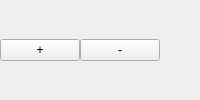
<?xml version="1.0" encoding="UTF-8"?>
<ui version="4.0">
 <class>SystemComponentInputItemView</class>
 <widget class="QWidget" name="SystemComponentInputItemView">
  <layout class="QHBoxLayout" name="layout">
   <property name="spacing">
    <number>0</number>
   </property>
   <property name="leftMargin">
    <number>0</number>
   </property>
   <property name="topMargin">
    <number>0</number>
   </property>
   <property name="rightMargin">
    <number>8</number>
   </property>
   <property name="bottomMargin">
    <number>0</number>
   </property>
   <item>
    <widget class="QPushButton" name="add">
     <property name="toolTip">
      <string>Add Connection</string>
     </property>
     <property name="text">
      <string>+</string>
     </property>
     <property name="checkable">
      <bool>true</bool>
     </property>
    </widget>
   </item>
   <item>
    <widget class="QPushButton" name="remove">
     <property name="toolTip">
      <string>Remove All Connections</string>
     </property>
     <property name="text">
      <string>-</string>
     </property>
    </widget>
   </item>
   <item>
    <spacer name="spacer">
     <property name="orientation">
      <enum>Qt::Horizontal</enum>
     </property>
     <property name="sizeType">
      <enum>QSizePolicy::Fixed</enum>
     </property>
     <property name="sizeHint" stdset="0">
      <size>
       <width>4</width>
       <height>0</height>
      </size>
     </property>
    </spacer>
   </item>
   <item>
    <widget class="QLabel" name="title">
     <property name="sizePolicy">
      <sizepolicy hsizetype="Expanding" vsizetype="Preferred">
       <horstretch>0</horstretch>
       <verstretch>0</verstretch>
      </sizepolicy>
     </property>
     <property name="text">
      <string/>
     </property>
    </widget>
   </item>
  </layout>
 </widget>
 <resources/>
 <connections/>
</ui>
